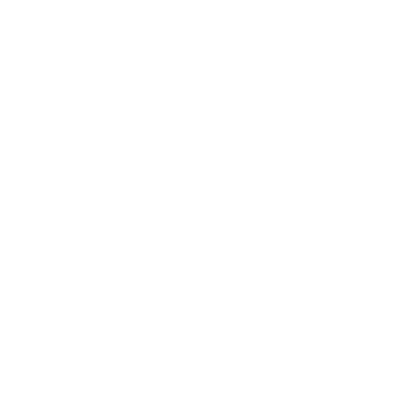
Frame 1 (no input)
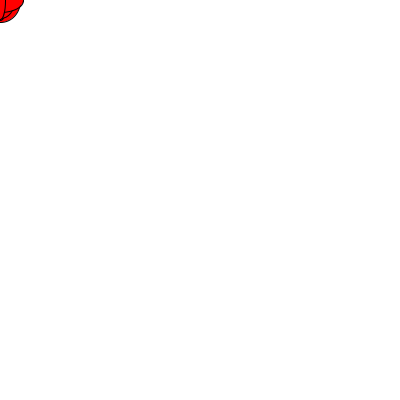
Frame 60 (the mouse pressed at the canvas centre just before this capture)
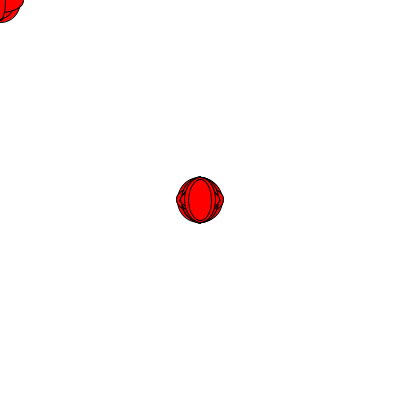
Frame 120 (the mouse held since frame 60 and released just before this capture)

The Processing sketch that drew these frames (run headless with seeded random() and noise(); from frame 60 on, the mouse is pressed at the canvas centre):

// Processing sketch: processing_129384
// ── processing_129384.pde

float x, y, wd, ht;
float xDist, yDist;
float easingCoef;


//for (int i = 0; i < 100; i++) {
//float r= random(50);
// }
  

void setup ( )
{
    fill (0,10);
    size (400,400);
    //noCursor ( )
    easingCoef = .4;
    x= x + xDist*.5;
    y= y + yDist*.5;
    background (255);
    
}
    
void draw ( )
{   
    fill (300,0,0);
    ellipse (mouseX,mouseY, .8*wd, .8*ht);
    wd= random(60);
    ht= random(60);
}
